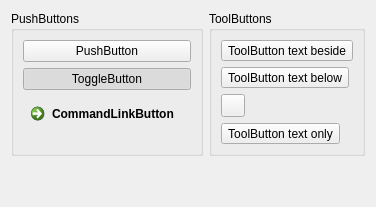
          <widget class="QWidget" name="Buttons">
           <attribute name="title">
            <string>Buttons</string>
           </attribute>
           <layout class="QGridLayout" name="gridLayout">
            <item row="0" column="0" colspan="2">
             <widget class="QGroupBox" name="groupBox_4">
              <property name="title">
               <string>PushButtons</string>
              </property>
              <layout class="QVBoxLayout" name="verticalLayout_5">
               <item>
                <widget class="QPushButton" name="pushButton_2">
                 <property name="text">
                  <string>PushButton</string>
                 </property>
                </widget>
               </item>
               <item>
                <widget class="QPushButton" name="pushButton_3">
                 <property name="text">
                  <string>ToggleButton</string>
                 </property>
                 <property name="checkable">
                  <bool>true</bool>
                 </property>
                 <property name="checked">
                  <bool>true</bool>
                 </property>
                </widget>
               </item>
               <item>
                <widget class="QCommandLinkButton" name="commandLinkButton">
                 <property name="text">
                  <string>CommandLinkButton</string>
                 </property>
                </widget>
               </item>
              </layout>
             </widget>
            </item>
            <item row="0" column="2">
             <widget class="QGroupBox" name="groupBox_5">
              <property name="title">
               <string>ToolButtons</string>
              </property>
              <layout class="QVBoxLayout" name="verticalLayout_6">
               <item>
                <widget class="QToolButton" name="toolButton">
                 <property name="sizePolicy">
                  <sizepolicy hsizetype="Fixed" vsizetype="Fixed">
                   <horstretch>0</horstretch>
                   <verstretch>0</verstretch>
                  </sizepolicy>
                 </property>
                 <property name="text">
                  <string>ToolButton text beside</string>
                 </property>
                 <property name="icon">
                  <iconset resource="res.qrc">
                   <normaloff>:/images/images/icon-m-message-send-receive.svg</normaloff>:/images/images/icon-m-message-send-receive.svg</iconset>
                 </property>
                 <property name="checkable">
                  <bool>true</bool>
                 </property>
                 <property name="toolButtonStyle">
                  <enum>Qt::ToolButtonTextBesideIcon</enum>
                 </property>
                </widget>
               </item>
               <item>
                <widget class="QToolButton" name="toolButton_4">
                 <property name="sizePolicy">
                  <sizepolicy hsizetype="Fixed" vsizetype="Fixed">
                   <horstretch>0</horstretch>
                   <verstretch>0</verstretch>
                  </sizepolicy>
                 </property>
                 <property name="text">
                  <string>ToolButton text below</string>
                 </property>
                 <property name="icon">
                  <iconset resource="res.qrc">
                   <normaloff>:/images/images/icon-m-message-send-receive.svg</normaloff>:/images/images/icon-m-message-send-receive.svg</iconset>
                 </property>
                 <property name="checkable">
                  <bool>true</bool>
                 </property>
                 <property name="toolButtonStyle">
                  <enum>Qt::ToolButtonTextUnderIcon</enum>
                 </property>
                </widget>
               </item>
               <item>
                <widget class="QToolButton" name="toolButton_2">
                 <property name="text">
                  <string/>
                 </property>
                 <property name="icon">
                  <iconset resource="res.qrc">
                   <normaloff>:/images/images/icon-m-message-send-receive.svg</normaloff>:/images/images/icon-m-message-send-receive.svg</iconset>
                 </property>
                </widget>
               </item>
               <item>
                <widget class="QToolButton" name="toolButton_3">
                 <property name="sizePolicy">
                  <sizepolicy hsizetype="Fixed" vsizetype="Fixed">
                   <horstretch>0</horstretch>
                   <verstretch>0</verstretch>
                  </sizepolicy>
                 </property>
                 <property name="text">
                  <string>ToolButton text only</string>
                 </property>
                 <property name="checkable">
                  <bool>true</bool>
                 </property>
                 <property name="toolButtonStyle">
                  <enum>Qt::ToolButtonTextOnly</enum>
                 </property>
                </widget>
               </item>
              </layout>
             </widget>
            </item>
            <item row="1" column="0">
             <spacer name="verticalSpacer_4">
              <property name="orientation">
               <enum>Qt::Vertical</enum>
              </property>
              <property name="sizeHint" stdset="0">
               <size>
                <width>20</width>
                <height>40</height>
               </size>
              </property>
             </spacer>
            </item>
           </layout>
          </widget>
